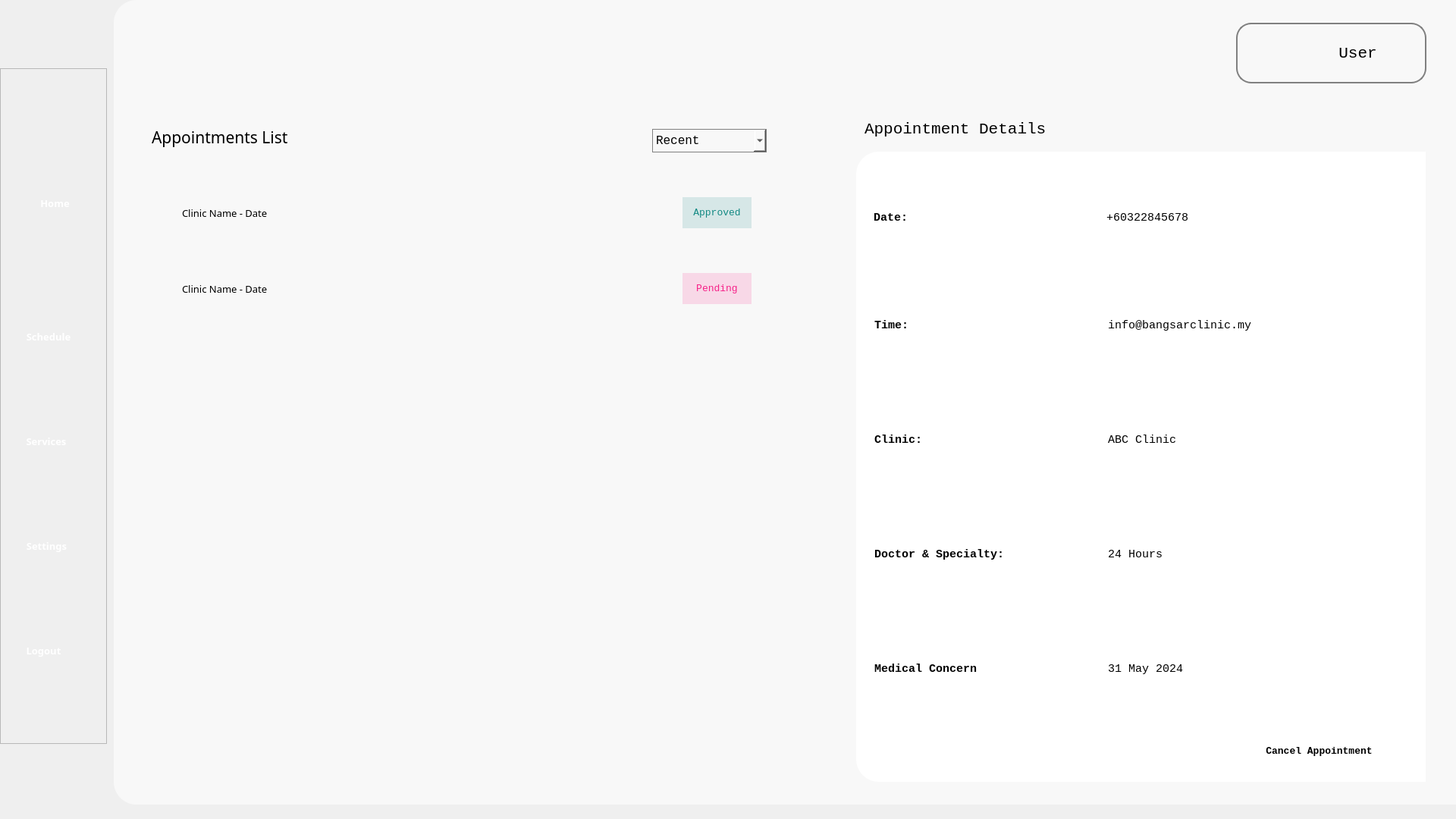
<?xml version="1.0" encoding="UTF-8"?>
<ui version="4.0">
 <class>Form</class>
 <widget class="QWidget" name="Form">
  <property name="geometry">
   <rect>
    <x>0</x>
    <y>0</y>
    <width>1920</width>
    <height>1080</height>
   </rect>
  </property>
  <property name="windowTitle">
   <string>Form</string>
  </property>
  <property name="styleSheet">
   <string notr="true">background-color: &quot;#B6D0E2&quot; </string>
  </property>
  <widget class="QWidget" name="background" native="true">
   <property name="geometry">
    <rect>
     <x>150</x>
     <y>0</y>
     <width>1771</width>
     <height>1061</height>
    </rect>
   </property>
   <property name="styleSheet">
    <string notr="true">background-color: #F8F8F8;
border-bottom-left-radius: 30px;
border-top-left-radius: 30px;
text-align: center;</string>
   </property>
   <widget class="QFrame" name="user_frame">
    <property name="geometry">
     <rect>
      <x>1480</x>
      <y>30</y>
      <width>251</width>
      <height>80</height>
     </rect>
    </property>
    <property name="styleSheet">
     <string notr="true">border-radius: 20px; border: 2px solid #808080</string>
    </property>
    <property name="frameShape">
     <enum>QFrame::StyledPanel</enum>
    </property>
    <property name="frameShadow">
     <enum>QFrame::Raised</enum>
    </property>
    <widget class="QLabel" name="profile_icon">
     <property name="geometry">
      <rect>
       <x>10</x>
       <y>10</y>
       <width>60</width>
       <height>60</height>
      </rect>
     </property>
     <property name="styleSheet">
      <string notr="true">border: none</string>
     </property>
     <property name="text">
      <string/>
     </property>
     <property name="pixmap">
      <pixmap>../Images/icon/profile_icon.png</pixmap>
     </property>
     <property name="scaledContents">
      <bool>true</bool>
     </property>
    </widget>
    <widget class="QPushButton" name="profile_btn">
     <property name="geometry">
      <rect>
       <x>100</x>
       <y>25</y>
       <width>121</width>
       <height>31</height>
      </rect>
     </property>
     <property name="font">
      <font>
       <family>Consolas</family>
       <pointsize>16</pointsize>
      </font>
     </property>
     <property name="styleSheet">
      <string notr="true">border: none</string>
     </property>
     <property name="text">
      <string>User</string>
     </property>
    </widget>
   </widget>
   <widget class="QFrame" name="request_detail_outer">
    <property name="geometry">
     <rect>
      <x>979</x>
      <y>200</y>
      <width>751</width>
      <height>831</height>
     </rect>
    </property>
    <property name="styleSheet">
     <string notr="true">background-color : #ffffff;</string>
    </property>
    <property name="frameShape">
     <enum>QFrame::StyledPanel</enum>
    </property>
    <property name="frameShadow">
     <enum>QFrame::Raised</enum>
    </property>
    <widget class="QFrame" name="clinic_details_inner">
     <property name="geometry">
      <rect>
       <x>20</x>
       <y>20</y>
       <width>711</width>
       <height>741</height>
      </rect>
     </property>
     <property name="frameShape">
      <enum>QFrame::StyledPanel</enum>
     </property>
     <property name="frameShadow">
      <enum>QFrame::Raised</enum>
     </property>
     <widget class="QWidget" name="layoutWidget">
      <property name="geometry">
       <rect>
        <x>3</x>
        <y>3</y>
        <width>701</width>
        <height>731</height>
       </rect>
      </property>
      <layout class="QVBoxLayout" name="verticalLayout_2">
       <item>
        <layout class="QHBoxLayout" name="phone_layout">
         <item>
          <widget class="QLabel" name="phone_label">
           <property name="maximumSize">
            <size>
             <width>301</width>
             <height>145</height>
            </size>
           </property>
           <property name="font">
            <font>
             <family>Consolas</family>
             <pointsize>11</pointsize>
             <weight>75</weight>
             <bold>true</bold>
            </font>
           </property>
           <property name="styleSheet">
            <string notr="true">border: none;</string>
           </property>
           <property name="lineWidth">
            <number>0</number>
           </property>
           <property name="text">
            <string>Date:</string>
           </property>
          </widget>
         </item>
         <item>
          <widget class="QLabel" name="phone_display">
           <property name="minimumSize">
            <size>
             <width>390</width>
             <height>102</height>
            </size>
           </property>
           <property name="font">
            <font>
             <family>Consolas</family>
             <pointsize>11</pointsize>
             <weight>50</weight>
             <bold>false</bold>
            </font>
           </property>
           <property name="styleSheet">
            <string notr="true">border: none;</string>
           </property>
           <property name="text">
            <string>+60322845678</string>
           </property>
          </widget>
         </item>
        </layout>
       </item>
       <item>
        <layout class="QHBoxLayout" name="email_layout">
         <item>
          <widget class="QLabel" name="email_label">
           <property name="maximumSize">
            <size>
             <width>301</width>
             <height>145</height>
            </size>
           </property>
           <property name="font">
            <font>
             <family>Consolas</family>
             <pointsize>11</pointsize>
             <weight>75</weight>
             <bold>true</bold>
            </font>
           </property>
           <property name="styleSheet">
            <string notr="true">border: none;</string>
           </property>
           <property name="text">
            <string>Time:</string>
           </property>
          </widget>
         </item>
         <item>
          <widget class="QLabel" name="email_display">
           <property name="minimumSize">
            <size>
             <width>390</width>
             <height>145</height>
            </size>
           </property>
           <property name="maximumSize">
            <size>
             <width>390</width>
             <height>145</height>
            </size>
           </property>
           <property name="font">
            <font>
             <family>Consolas</family>
             <pointsize>11</pointsize>
             <weight>50</weight>
             <bold>false</bold>
            </font>
           </property>
           <property name="styleSheet">
            <string notr="true">border: none;</string>
           </property>
           <property name="text">
            <string>info@bangsarclinic.my</string>
           </property>
          </widget>
         </item>
        </layout>
       </item>
       <item>
        <layout class="QHBoxLayout" name="add_layout">
         <property name="spacing">
          <number>6</number>
         </property>
         <item>
          <widget class="QLabel" name="add_label">
           <property name="maximumSize">
            <size>
             <width>301</width>
             <height>145</height>
            </size>
           </property>
           <property name="font">
            <font>
             <family>Consolas</family>
             <pointsize>11</pointsize>
             <weight>75</weight>
             <bold>true</bold>
            </font>
           </property>
           <property name="styleSheet">
            <string notr="true">border: none;</string>
           </property>
           <property name="text">
            <string>Clinic:</string>
           </property>
          </widget>
         </item>
         <item>
          <widget class="QLabel" name="add_display">
           <property name="minimumSize">
            <size>
             <width>0</width>
             <height>145</height>
            </size>
           </property>
           <property name="maximumSize">
            <size>
             <width>390</width>
             <height>145</height>
            </size>
           </property>
           <property name="font">
            <font>
             <family>Consolas</family>
             <pointsize>11</pointsize>
             <weight>50</weight>
             <bold>false</bold>
            </font>
           </property>
           <property name="styleSheet">
            <string notr="true">border: none;</string>
           </property>
           <property name="text">
            <string>ABC Clinic</string>
           </property>
           <property name="scaledContents">
            <bool>false</bool>
           </property>
           <property name="wordWrap">
            <bool>true</bool>
           </property>
          </widget>
         </item>
        </layout>
       </item>
       <item>
        <layout class="QHBoxLayout" name="opening_hr_layout">
         <property name="sizeConstraint">
          <enum>QLayout::SetFixedSize</enum>
         </property>
         <item>
          <widget class="QLabel" name="opening_hr_label">
           <property name="maximumSize">
            <size>
             <width>301</width>
             <height>145</height>
            </size>
           </property>
           <property name="font">
            <font>
             <family>Consolas</family>
             <pointsize>11</pointsize>
             <weight>75</weight>
             <bold>true</bold>
            </font>
           </property>
           <property name="styleSheet">
            <string notr="true">border: none;</string>
           </property>
           <property name="text">
            <string>Doctor &amp; Specialty:</string>
           </property>
           <property name="wordWrap">
            <bool>true</bool>
           </property>
          </widget>
         </item>
         <item>
          <widget class="QLabel" name="hour_display">
           <property name="minimumSize">
            <size>
             <width>390</width>
             <height>145</height>
            </size>
           </property>
           <property name="maximumSize">
            <size>
             <width>390</width>
             <height>145</height>
            </size>
           </property>
           <property name="font">
            <font>
             <family>Consolas</family>
             <pointsize>11</pointsize>
             <weight>50</weight>
             <bold>false</bold>
            </font>
           </property>
           <property name="styleSheet">
            <string notr="true">border: none;</string>
           </property>
           <property name="text">
            <string>24 Hours</string>
           </property>
           <property name="scaledContents">
            <bool>false</bool>
           </property>
           <property name="wordWrap">
            <bool>true</bool>
           </property>
          </widget>
         </item>
        </layout>
       </item>
       <item>
        <layout class="QHBoxLayout" name="date_req_layout">
         <item>
          <widget class="QLabel" name="date_req_label">
           <property name="maximumSize">
            <size>
             <width>301</width>
             <height>145</height>
            </size>
           </property>
           <property name="font">
            <font>
             <family>Consolas</family>
             <pointsize>11</pointsize>
             <weight>75</weight>
             <bold>true</bold>
            </font>
           </property>
           <property name="styleSheet">
            <string notr="true">border: none;</string>
           </property>
           <property name="text">
            <string>Medical Concern</string>
           </property>
           <property name="wordWrap">
            <bool>true</bool>
           </property>
          </widget>
         </item>
         <item>
          <widget class="QLabel" name="date_req_display">
           <property name="minimumSize">
            <size>
             <width>390</width>
             <height>145</height>
            </size>
           </property>
           <property name="maximumSize">
            <size>
             <width>390</width>
             <height>145</height>
            </size>
           </property>
           <property name="font">
            <font>
             <family>Consolas</family>
             <pointsize>11</pointsize>
             <weight>50</weight>
             <bold>false</bold>
            </font>
           </property>
           <property name="styleSheet">
            <string notr="true">border: none;</string>
           </property>
           <property name="text">
            <string>31 May 2024</string>
           </property>
           <property name="scaledContents">
            <bool>false</bool>
           </property>
           <property name="wordWrap">
            <bool>true</bool>
           </property>
          </widget>
         </item>
        </layout>
       </item>
      </layout>
     </widget>
    </widget>
    <widget class="QPushButton" name="change_img_btn">
     <property name="geometry">
      <rect>
       <x>500</x>
       <y>770</y>
       <width>221</width>
       <height>41</height>
      </rect>
     </property>
     <property name="font">
      <font>
       <family>Consolas</family>
       <pointsize>10</pointsize>
       <weight>75</weight>
       <bold>true</bold>
      </font>
     </property>
     <property name="styleSheet">
      <string notr="true">background-color: #E73030; border-radius: 16px; color: white;\n border: 1px solid gray;</string>
     </property>
     <property name="text">
      <string>Cancel Appointment</string>
     </property>
    </widget>
   </widget>
   <widget class="QComboBox" name="filter">
    <property name="geometry">
     <rect>
      <x>710</x>
      <y>170</y>
      <width>151</width>
      <height>31</height>
     </rect>
    </property>
    <property name="font">
     <font>
      <family>Consolas</family>
      <pointsize>12</pointsize>
     </font>
    </property>
    <property name="styleSheet">
     <string notr="true">
border: 1px solid gray;</string>
    </property>
    <item>
     <property name="text">
      <string>Recent</string>
     </property>
    </item>
    <item>
     <property name="text">
      <string>Oldest</string>
     </property>
    </item>
   </widget>
   <widget class="QLabel" name="appt_list">
    <property name="geometry">
     <rect>
      <x>50</x>
      <y>160</y>
      <width>341</width>
      <height>41</height>
     </rect>
    </property>
    <property name="font">
     <font>
      <family>Cascadia Code</family>
      <pointsize>16</pointsize>
     </font>
    </property>
    <property name="styleSheet">
     <string notr="true">border : none;
</string>
    </property>
    <property name="text">
     <string>Appointments List</string>
    </property>
   </widget>
   <widget class="QFrame" name="clinic_frame_2">
    <property name="geometry">
     <rect>
      <x>60</x>
      <y>340</y>
      <width>801</width>
      <height>81</height>
     </rect>
    </property>
    <property name="frameShape">
     <enum>QFrame::StyledPanel</enum>
    </property>
    <property name="frameShadow">
     <enum>QFrame::Raised</enum>
    </property>
    <widget class="QLabel" name="clinic_name_label_2">
     <property name="geometry">
      <rect>
       <x>30</x>
       <y>30</y>
       <width>591</width>
       <height>21</height>
      </rect>
     </property>
     <property name="font">
      <font>
       <family>Cascadia Code</family>
       <pointsize>10</pointsize>
      </font>
     </property>
     <property name="styleSheet">
      <string notr="true">border : none;
</string>
     </property>
     <property name="text">
      <string>Clinic Name - Date</string>
     </property>
    </widget>
    <widget class="QLabel" name="status_2">
     <property name="geometry">
      <rect>
       <x>690</x>
       <y>20</y>
       <width>91</width>
       <height>41</height>
      </rect>
     </property>
     <property name="font">
      <font>
       <family>Consolas</family>
       <pointsize>10</pointsize>
      </font>
     </property>
     <property name="styleSheet">
      <string notr="true">background-color: rgba(246, 32, 136, 0.15);
color: #F62088; text-align: center;
</string>
     </property>
     <property name="text">
      <string>Pending</string>
     </property>
     <property name="alignment">
      <set>Qt::AlignCenter</set>
     </property>
    </widget>
   </widget>
   <widget class="QFrame" name="clinic_frame">
    <property name="geometry">
     <rect>
      <x>60</x>
      <y>240</y>
      <width>801</width>
      <height>81</height>
     </rect>
    </property>
    <property name="frameShape">
     <enum>QFrame::StyledPanel</enum>
    </property>
    <property name="frameShadow">
     <enum>QFrame::Raised</enum>
    </property>
    <widget class="QLabel" name="clinic_name_label">
     <property name="geometry">
      <rect>
       <x>30</x>
       <y>30</y>
       <width>611</width>
       <height>21</height>
      </rect>
     </property>
     <property name="font">
      <font>
       <family>Cascadia Code</family>
       <pointsize>10</pointsize>
      </font>
     </property>
     <property name="styleSheet">
      <string notr="true">border : none;
</string>
     </property>
     <property name="text">
      <string>Clinic Name - Date</string>
     </property>
    </widget>
    <widget class="QLabel" name="status">
     <property name="geometry">
      <rect>
       <x>690</x>
       <y>20</y>
       <width>91</width>
       <height>41</height>
      </rect>
     </property>
     <property name="font">
      <font>
       <family>Consolas</family>
       <pointsize>10</pointsize>
      </font>
     </property>
     <property name="styleSheet">
      <string notr="true">background-color: rgba(18, 137, 131, 0.15);
color: #128983; text-align: center;
</string>
     </property>
     <property name="text">
      <string>Approved</string>
     </property>
     <property name="alignment">
      <set>Qt::AlignCenter</set>
     </property>
    </widget>
   </widget>
   <widget class="QLabel" name="req_detail_label">
    <property name="geometry">
     <rect>
      <x>990</x>
      <y>150</y>
      <width>571</width>
      <height>41</height>
     </rect>
    </property>
    <property name="font">
     <font>
      <family>Consolas</family>
      <pointsize>16</pointsize>
     </font>
    </property>
    <property name="styleSheet">
     <string notr="true">border : none;
</string>
    </property>
    <property name="text">
     <string>Appointment Details</string>
    </property>
   </widget>
  </widget>
  <widget class="QFrame" name="frame">
   <property name="geometry">
    <rect>
     <x>0</x>
     <y>90</y>
     <width>141</width>
     <height>891</height>
    </rect>
   </property>
   <property name="frameShape">
    <enum>QFrame::StyledPanel</enum>
   </property>
   <property name="frameShadow">
    <enum>QFrame::Raised</enum>
   </property>
   <widget class="QWidget" name="layoutWidget_4">
    <property name="geometry">
     <rect>
      <x>30</x>
      <y>19</y>
      <width>87</width>
      <height>871</height>
     </rect>
    </property>
    <layout class="QVBoxLayout" name="verticalLayout_3">
     <item>
      <widget class="QToolButton" name="home_navigation">
       <property name="enabled">
        <bool>true</bool>
       </property>
       <property name="sizePolicy">
        <sizepolicy hsizetype="Fixed" vsizetype="Fixed">
         <horstretch>0</horstretch>
         <verstretch>0</verstretch>
        </sizepolicy>
       </property>
       <property name="minimumSize">
        <size>
         <width>85</width>
         <height>96</height>
        </size>
       </property>
       <property name="maximumSize">
        <size>
         <width>85</width>
         <height>96</height>
        </size>
       </property>
       <property name="font">
        <font>
         <family>Source Sans Pro Semibold</family>
         <pointsize>10</pointsize>
         <weight>75</weight>
         <bold>true</bold>
        </font>
       </property>
       <property name="styleSheet">
        <string notr="true">border: none; 
color: white;</string>
       </property>
       <property name="text">
        <string>   Home   </string>
       </property>
       <property name="icon">
        <iconset>
         <normaloff>../Images/nav_images/home_page_icon.png</normaloff>../Images/nav_images/home_page_icon.png</iconset>
       </property>
       <property name="iconSize">
        <size>
         <width>70</width>
         <height>70</height>
        </size>
       </property>
       <property name="toolButtonStyle">
        <enum>Qt::ToolButtonTextUnderIcon</enum>
       </property>
      </widget>
     </item>
     <item>
      <widget class="QToolButton" name="appointments_navigation">
       <property name="enabled">
        <bool>true</bool>
       </property>
       <property name="sizePolicy">
        <sizepolicy hsizetype="Fixed" vsizetype="Fixed">
         <horstretch>0</horstretch>
         <verstretch>0</verstretch>
        </sizepolicy>
       </property>
       <property name="font">
        <font>
         <family>Source Sans Pro Semibold</family>
         <pointsize>10</pointsize>
         <weight>75</weight>
         <bold>true</bold>
        </font>
       </property>
       <property name="styleSheet">
        <string notr="true">border: none; 
color: white;</string>
       </property>
       <property name="text">
        <string>Schedule</string>
       </property>
       <property name="icon">
        <iconset>
         <normaloff>../Images/nav_images/appointment_page_icon.png</normaloff>../Images/nav_images/appointment_page_icon.png</iconset>
       </property>
       <property name="iconSize">
        <size>
         <width>70</width>
         <height>70</height>
        </size>
       </property>
       <property name="toolButtonStyle">
        <enum>Qt::ToolButtonTextUnderIcon</enum>
       </property>
      </widget>
     </item>
     <item>
      <widget class="QToolButton" name="services_navigation">
       <property name="enabled">
        <bool>true</bool>
       </property>
       <property name="sizePolicy">
        <sizepolicy hsizetype="Fixed" vsizetype="Fixed">
         <horstretch>0</horstretch>
         <verstretch>0</verstretch>
        </sizepolicy>
       </property>
       <property name="font">
        <font>
         <family>Source Sans Pro Semibold</family>
         <pointsize>10</pointsize>
         <weight>75</weight>
         <bold>true</bold>
        </font>
       </property>
       <property name="styleSheet">
        <string notr="true">border: none; 
color: white;</string>
       </property>
       <property name="text">
        <string>Services</string>
       </property>
       <property name="icon">
        <iconset>
         <normaloff>../Images/nav_images/services_icon.png</normaloff>../Images/nav_images/services_icon.png</iconset>
       </property>
       <property name="iconSize">
        <size>
         <width>70</width>
         <height>70</height>
        </size>
       </property>
       <property name="toolButtonStyle">
        <enum>Qt::ToolButtonTextUnderIcon</enum>
       </property>
      </widget>
     </item>
     <item>
      <widget class="QToolButton" name="settings_navigation">
       <property name="enabled">
        <bool>true</bool>
       </property>
       <property name="sizePolicy">
        <sizepolicy hsizetype="Fixed" vsizetype="Fixed">
         <horstretch>0</horstretch>
         <verstretch>0</verstretch>
        </sizepolicy>
       </property>
       <property name="font">
        <font>
         <family>Source Sans Pro Semibold</family>
         <pointsize>10</pointsize>
         <weight>75</weight>
         <bold>true</bold>
        </font>
       </property>
       <property name="styleSheet">
        <string notr="true">border: none; 
color: white;</string>
       </property>
       <property name="text">
        <string>Settings</string>
       </property>
       <property name="icon">
        <iconset>
         <normaloff>../Images/nav_images/settings_page_icon.png</normaloff>../Images/nav_images/settings_page_icon.png</iconset>
       </property>
       <property name="iconSize">
        <size>
         <width>70</width>
         <height>70</height>
        </size>
       </property>
       <property name="toolButtonStyle">
        <enum>Qt::ToolButtonTextUnderIcon</enum>
       </property>
      </widget>
     </item>
     <item>
      <widget class="QToolButton" name="logout_navigation">
       <property name="enabled">
        <bool>true</bool>
       </property>
       <property name="sizePolicy">
        <sizepolicy hsizetype="Fixed" vsizetype="Fixed">
         <horstretch>0</horstretch>
         <verstretch>0</verstretch>
        </sizepolicy>
       </property>
       <property name="font">
        <font>
         <family>Source Sans Pro Semibold</family>
         <pointsize>10</pointsize>
         <weight>75</weight>
         <bold>true</bold>
        </font>
       </property>
       <property name="styleSheet">
        <string notr="true">border: none; 
color: white;</string>
       </property>
       <property name="text">
        <string>Logout</string>
       </property>
       <property name="icon">
        <iconset>
         <normaloff>../Images/nav_images/logout_icon.png</normaloff>../Images/nav_images/logout_icon.png</iconset>
       </property>
       <property name="iconSize">
        <size>
         <width>70</width>
         <height>70</height>
        </size>
       </property>
       <property name="toolButtonStyle">
        <enum>Qt::ToolButtonTextUnderIcon</enum>
       </property>
      </widget>
     </item>
    </layout>
   </widget>
  </widget>
 </widget>
 <resources/>
 <connections/>
</ui>
